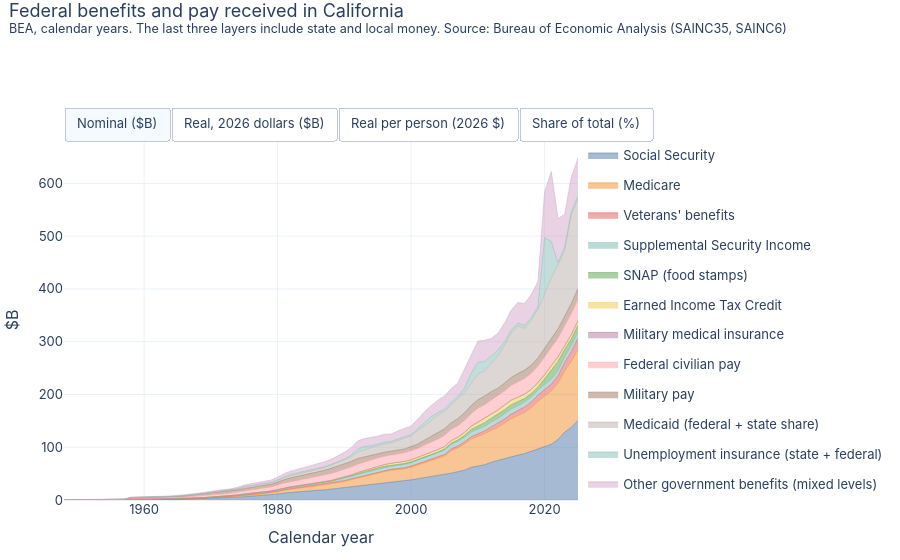

Notebook source saved alongside this figure:
### Markdown cell above
## Federal benefits and pay received by Californians
BEA personal current transfer receipts from governments, plus pay for federal civilian employees and the military, calendar years. Medicaid, unemployment insurance and the 'other' group include state and local money.

### Code cell
d = fb.copy()
d["fy"] = d.year
order = ["Social Security", "Medicare", "Veterans' benefits", "Supplemental Security Income", "SNAP (food stamps)", "Earned Income Tax Credit", "Military medical insurance",
         "Federal civilian pay", "Military pay", "Medicaid (federal + state share)", "Unemployment insurance (state + federal)", "Other government benefits (mixed levels)"]
fig = stacked_area_toggle(add_views(d[["fy", "channel", "amount_k"]]), "channel", "Federal benefits and pay received in California",
                          "BEA, calendar years. The last three layers include state and local money. Source: Bureau of Economic Analysis (SAINC35, SAINC6)", order=order)
fig.update_layout(xaxis_title="Calendar year")
fig.show()
